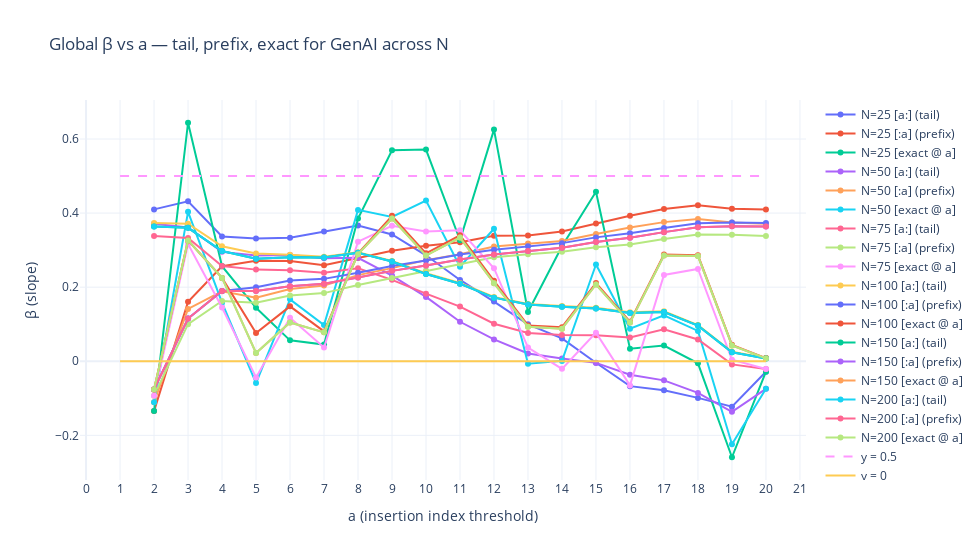

Notebook code cell kept with this figure:
### Code cell
import numpy as np
import pandas as pd
import plotly.graph_objects as go
from sklearn.linear_model import LinearRegression

# ================= CONFIG =================
DEBUG = True
MAX_IDS_TO_PRINT = 30
START_PREFIX_AT = 1
PREFIX_MODE = "le"         # "lt" -> insertion < a, "le" -> insertion <= a
SAMPLE_SIZES = [25, 50, 75, 100, 150, 200]

pd.set_option("display.width", 160)
pd.set_option("display.max_columns", 200)
pd.set_option("display.max_rows", 50)

# ================ HELPERS ================
def _safe_col(points_df, preferred, fallbacks):
    if preferred in points_df.columns:
        return preferred
    for c in fallbacks:
        if c in points_df.columns:
            return c
    return None

def _print_section(h):
    print("\n" + "="*24 + f" {h} " + "="*24)

def _format_pairs_inline(series_like):
    pairs = [f"{int(k)}:{int(series_like.loc[k])}" for k in sorted(series_like.index)]
    return ", ".join(pairs) + "."

def debug_points_df(points_df, tag=""):
    _print_section(f"[DEBUG] points_df summary {tag}")
    if points_df is None or len(points_df) == 0:
        print("points_df is None or EMPTY")
        return
    print(f"shape: {points_df.shape}")
    print(f"columns: {list(points_df.columns)}")
    print(points_df.head(5))
    col_i = _safe_col(points_df, "ins_idx", ["ins_idx", "insertion_idx", "idx", "insertion"])
    if col_i:
        ii = pd.to_numeric(points_df[col_i], errors="coerce").dropna().astype(int)
        print(f"insertion: min={ii.min()}, max={ii.max()}, unique_count={ii.nunique()}, total={len(ii)}")
        cnt_by_ins = ii.value_counts().sort_index()
        print("insertion counts: " + _format_pairs_inline(cnt_by_ins))
    if "sample_id" in points_df.columns:
        sid = points_df["sample_id"].dropna()
        print(f"sample_id: unique={sid.nunique()}, total_rows_with_id={sid.shape[0]}")

# ================= MAIN =================
fig = go.Figure()

all_ids_sorted = sorted(set(b_dict.keys()) & set(m_dict.keys()))
print(f"[GenAI] total available samples: {len(all_ids_sorted)}")

for N in SAMPLE_SIZES:
    ids_sel = all_ids_sorted[:min(N, len(all_ids_sorted))]
    print(f"[GenAI] N={N}: using {len(ids_sel)} samples")

    b_dict_filt = {k: b_dict[k] for k in ids_sel if k in b_dict}
    m_dict_filt = {k: m_dict[k] for k in ids_sel if k in m_dict}

    _fig_cut, points_df = global_beta_plot_from_raw(
        b_dict_filt, m_dict_filt, all_series, x,
        hist_steps=hist_steps,
        gen_block=gen_block,
        num_insertions=num_insertions,
        beta_theory=0.5,
        samples_used=None,
        special_first=(79, 15),
        nbins_hist=30
    )
    if DEBUG:
        debug_points_df(points_df, tag=f"(N={N})")
    if points_df is None or len(points_df) == 0:
        continue

    COL_INS = "insertion" if "insertion" in points_df.columns else _safe_col(points_df, "insertion", ["ins_idx", "idx"])
    COL_X   = "x" if "x" in points_df.columns else _safe_col(points_df, "x", ["log_qv"])
    COL_Y   = "y" if "y" in points_df.columns else _safe_col(points_df, "y", ["log_impact"])

    ins_series = pd.to_numeric(points_df[COL_INS], errors="coerce").dropna().astype(int)
    ins_min, ins_max = int(ins_series.min()), int(ins_series.max())

    lr = LinearRegression()

    # Tail [a:]
    a_tail = list(range(ins_min, ins_max + 1))
    betas_tail = []
    for a in a_tail:
        sub = points_df[points_df[COL_INS] >= a]
        betas_tail.append(lr.fit(sub[COL_X].to_numpy().reshape(-1, 1), sub[COL_Y]).coef_[0]
                          if len(sub) >= 2 else np.nan)

    # Prefix [:a]
    a_pref = list(range(max(START_PREFIX_AT, 1), ins_max + 1))
    betas_pref = []
    for a in a_pref:
        sub = points_df[points_df[COL_INS] <= a] if PREFIX_MODE == "le" else points_df[points_df[COL_INS] < a]
        betas_pref.append(lr.fit(sub[COL_X].to_numpy().reshape(-1, 1), sub[COL_Y]).coef_[0]
                          if len(sub) >= 2 else np.nan)

    # Exact [exact @ a]
    a_exact = list(range(ins_min, ins_max + 1))
    betas_exact = []
    for a in a_exact:
        sub = points_df[points_df[COL_INS] == a]
        betas_exact.append(lr.fit(sub[COL_X].to_numpy().reshape(-1, 1), sub[COL_Y]).coef_[0]
                           if len(sub) >= 2 else np.nan)

    # Plot
    fig.add_trace(go.Scatter(x=a_tail, y=betas_tail, mode="lines+markers", name=f"N={N} [a:] (tail)"))
    fig.add_trace(go.Scatter(x=a_pref, y=betas_pref, mode="lines+markers", name=f"N={N} [:a] (prefix)"))
    fig.add_trace(go.Scatter(x=a_exact, y=betas_exact, mode="lines+markers", name=f"N={N} [exact @ a]"))

# Guides
if len(fig.data) > 0:
    all_x = np.concatenate([np.asarray(tr.x, dtype=float) for tr in fig.data if len(tr.x)])
    x_min, x_max = int(np.nanmin(all_x)), int(np.nanmax(all_x))
else:
    x_min, x_max = 1, 20

fig.add_trace(go.Scatter(x=[x_min, x_max], y=[0.5, 0.5], mode="lines", line=dict(dash="dash"), name="y = 0.5"))
fig.add_trace(go.Scatter(x=[x_min, x_max], y=[0, 0], mode="lines", name="y = 0"))

fig.update_xaxes(title_text="a (insertion index threshold)", dtick=1)
fig.update_yaxes(title_text="β (slope)")
fig.update_layout(
    title=f"Global β vs a — tail, prefix, exact for GenAI across N",
    template="plotly_white", width=980, height=560
)
fig.show()

### Figure 1 — Plotly figure (JSON) as saved in the notebook; plotly's stock layout.template omitted (floating-point values rounded to 4 significant figures)
{"data": [{"mode": "lines+markers", "name": "N=25 [a:] (tail)", "type": "scatter", "x": [2, 3, 4, 5, 6, 7, 8, 9, 10, 11, 12, 13, 14, 15, 16, 17, 18, 19, 20], "y": [0.41, 0.432, 0.3369, 0.3311, 0.3337, 0.3502, 0.3665, 0.3422, 0.2861, 0.2195, 0.161, 0.09975, 0.06179, -0.003893, -0.06721, -0.07831, -0.09887, -0.1225, -0.02822]}, {"mode": "lines+markers", "name": "N=25 [:a] (prefix)", "type": "scatter", "x": [1, 2, 3, 4, 5, 6, 7, 8, 9, 10, 11, 12, 13, 14, 15, 16, 17, 18, 19, 20], "y": [null, -0.1345, 0.1608, 0.2565, 0.2711, 0.2708, 0.2592, 0.2787, 0.2984, 0.3117, 0.3212, 0.3385, 0.3393, 0.3502, 0.3717, 0.3928, 0.4109, 0.4209, 0.4117, 0.41]}, {"mode": "lines+markers", "name": "N=25 [exact @ a]", "type": "scatter", "x": [2, 3, 4, 5, 6, 7, 8, 9, 10, 11, 12, 13, 14, 15, 16, 17, 18, 19, 20], "y": [-0.1345, 0.6439, 0.2566, 0.1443, 0.05643, 0.04512, 0.3852, 0.5693, 0.5714, 0.3267, 0.6253, 0.1329, 0.3103, 0.4575, 0.03367, 0.04239, -0.005478, -0.2591, -0.02822]}, {"mode": "lines+markers", "name": "N=50 [a:] (tail)", "type": "scatter", "x": [2, 3, 4, 5, 6, 7, 8, 9, 10, 11, 12, 13, 14, 15, 16, 17, 18, 19, 20], "y": [0.371, 0.3614, 0.2953, 0.2857, 0.2869, 0.2779, 0.2793, 0.2312, 0.1737, 0.1066, 0.05886, 0.02086, 0.007216, -0.00435, -0.03651, -0.05156, -0.08548, -0.1363, -0.07447]}, {"mode": "lines+markers", "name": "N=50 [:a] (prefix)", "type": "scatter", "x": [1, 2, 3, 4, 5, 6, 7, 8, 9, 10, 11, 12, 13, 14, 15, 16, 17, 18, 19, 20], "y": [null, -0.1105, 0.1413, 0.1888, 0.1716, 0.195, 0.2043, 0.2326, 0.2515, 0.273, 0.2891, 0.3098, 0.3176, 0.3248, 0.3434, 0.3609, 0.3756, 0.3841, 0.3748, 0.371]}, {"mode": "lines+markers", "name": "N=50 [exact @ a]", "type": "scatter", "x": [2, 3, 4, 5, 6, 7, 8, 9, 10, 11, 12, 13, 14, 15, 16, 17, 18, 19, 20], "y": [-0.1105, 0.4034, 0.1583, -0.05874, 0.1671, 0.09793, 0.4087, 0.3895, 0.4339, 0.2551, 0.3577, -0.006664, 0.000909, 0.2611, 0.08777, 0.1239, 0.08195, -0.2241, -0.07447]}, {"mode": "lines+markers", "name": "N=75 [a:] (tail)", "type": "scatter", "x": [2, 3, 4, 5, 6, 7, 8, 9, 10, 11, 12, 13, 14, 15, 16, 17, 18, 19, 20], "y": [0.338, 0.3329, 0.2574, 0.2474, 0.2458, 0.2388, 0.2511, 0.2199, 0.1826, 0.1476, 0.1013, 0.07637, 0.07075, 0.0705, 0.06447, 0.08651, 0.05887, -0.008466, -0.02089]}, {"mode": "lines+markers", "name": "N=75 [:a] (prefix)", "type": "scatter", "x": [1, 2, 3, 4, 5, 6, 7, 8, 9, 10, 11, 12, 13, 14, 15, 16, 17, 18, 19, 20], "y": [null, -0.09279, 0.1001, 0.1626, 0.1582, 0.1774, 0.184, 0.2061, 0.2249, 0.2452, 0.264, 0.2809, 0.2889, 0.2957, 0.308, 0.3152, 0.3301, 0.342, 0.3413, 0.338]}, {"mode": "lines+markers", "name": "N=75 [exact @ a]", "type": "scatter", "x": [2, 3, 4, 5, 6, 7, 8, 9, 10, 11, 12, 13, 14, 15, 16, 17, 18, 19, 20], "y": [-0.09279, 0.3164, 0.145, -0.04354, 0.1175, 0.03718, 0.323, 0.3658, 0.3502, 0.3535, 0.2512, 0.03685, -0.0205, 0.07713, -0.06519, 0.233, 0.2491, 0.004106, -0.02089]}, {"mode": "lines+markers", "name": "N=100 [a:] (tail)", "type": "scatter", "x": [2, 3, 4, 5, 6, 7, 8, 9, 10, 11, 12, 13, 14, 15, 16, 17, 18, 19, 20], "y": [0.3731, 0.3713, 0.3102, 0.2909, 0.2876, 0.2819, 0.2941, 0.2706, 0.2376, 0.2112, 0.1737, 0.1549, 0.1494, 0.1443, 0.1324, 0.1349, 0.09775, 0.02565, 0.008614]}, {"mode": "lines+markers", "name": "N=100 [:a] (prefix)", "type": "scatter", "x": [1, 2, 3, 4, 5, 6, 7, 8, 9, 10, 11, 12, 13, 14, 15, 16, 17, 18, 19, 20], "y": [null, -0.07606, 0.1152, 0.1899, 0.2001, 0.2177, 0.2224, 0.2392, 0.2573, 0.2718, 0.2879, 0.3013, 0.3104, 0.3189, 0.3344, 0.3453, 0.3598, 0.3723, 0.3745, 0.3731]}, {"mode": "lines+markers", "name": "N=100 [exact @ a]", "type": "scatter", "x": [2, 3, 4, 5, 6, 7, 8, 9, 10, 11, 12, 13, 14, 15, 16, 17, 18, 19, 20], "y": [-0.07606, 0.3262, 0.225, 0.07605, 0.1482, 0.08069, 0.2905, 0.3925, 0.2914, 0.3399, 0.2171, 0.09677, 0.09202, 0.2112, 0.1069, 0.2884, 0.2863, 0.04441, 0.008614]}, {"mode": "lines+markers", "name": "N=150 [a:] (tail)", "type": "scatter", "x": [2, 3, 4, 5, 6, 7, 8, 9, 10, 11, 12, 13, 14, 15, 16, 17, 18, 19, 20], "y": [0.3637, 0.3602, 0.2977, 0.2765, 0.2805, 0.2801, 0.2927, 0.2694, 0.2357, 0.2092, 0.1718, 0.153, 0.1474, 0.1422, 0.1305, 0.1331, 0.09626, 0.02442, 0.007749]}, {"mode": "lines+markers", "name": "N=150 [:a] (prefix)", "type": "scatter", "x": [1, 2, 3, 4, 5, 6, 7, 8, 9, 10, 11, 12, 13, 14, 15, 16, 17, 18, 19, 20], "y": [null, -0.07606, 0.1152, 0.1899, 0.1897, 0.2028, 0.2092, 0.2262, 0.244, 0.2587, 0.2748, 0.2881, 0.2974, 0.3062, 0.3222, 0.3337, 0.3486, 0.3616, 0.3643, 0.3637]}, {"mode": "lines+markers", "name": "N=150 [exact @ a]", "type": "scatter", "x": [2, 3, 4, 5, 6, 7, 8, 9, 10, 11, 12, 13, 14, 15, 16, 17, 18, 19, 20], "y": [-0.07606, 0.3262, 0.225, 0.02223, 0.1047, 0.07807, 0.2891, 0.3853, 0.2853, 0.334, 0.2109, 0.09317, 0.08793, 0.2073, 0.1044, 0.2853, 0.2841, 0.04271, 0.007749]}, {"mode": "lines+markers", "name": "N=200 [a:] (tail)", "type": "scatter", "x": [2, 3, 4, 5, 6, 7, 8, 9, 10, 11, 12, 13, 14, 15, 16, 17, 18, 19, 20], "y": [0.3637, 0.3602, 0.2977, 0.2765, 0.2805, 0.2801, 0.2927, 0.2694, 0.2357, 0.2092, 0.1718, 0.153, 0.1474, 0.1422, 0.1305, 0.1331, 0.09626, 0.02442, 0.007749]}, {"mode": "lines+markers", "name": "N=200 [:a] (prefix)", "type": "scatter", "x": [1, 2, 3, 4, 5, 6, 7, 8, 9, 10, 11, 12, 13, 14, 15, 16, 17, 18, 19, 20], "y": [null, -0.07606, 0.1152, 0.1899, 0.1897, 0.2028, 0.2092, 0.2262, 0.244, 0.2587, 0.2748, 0.2881, 0.2974, 0.3062, 0.3222, 0.3337, 0.3486, 0.3616, 0.3643, 0.3637]}, {"mode": "lines+markers", "name": "N=200 [exact @ a]", "type": "scatter", "x": [2, 3, 4, 5, 6, 7, 8, 9, 10, 11, 12, 13, 14, 15, 16, 17, 18, 19, 20], "y": [-0.07606, 0.3262, 0.225, 0.02223, 0.1047, 0.07807, 0.2891, 0.3853, 0.2853, 0.334, 0.2109, 0.09317, 0.08793, 0.2073, 0.1044, 0.2853, 0.2841, 0.04271, 0.007749]}, {"line": {"dash": "dash"}, "mode": "lines", "name": "y = 0.5", "type": "scatter", "x": [1, 20], "y": [0.5, 0.5]}, {"mode": "lines", "name": "y = 0", "type": "scatter", "x": [1, 20], "y": [0, 0]}], "layout": {"height": 560, "title": {"text": "Global β vs a — tail, prefix, exact for GenAI across N"}, "width": 980, "xaxis": {"dtick": 1, "title": {"text": "a (insertion index threshold)"}}, "yaxis": {"title": {"text": "β (slope)"}}}}
